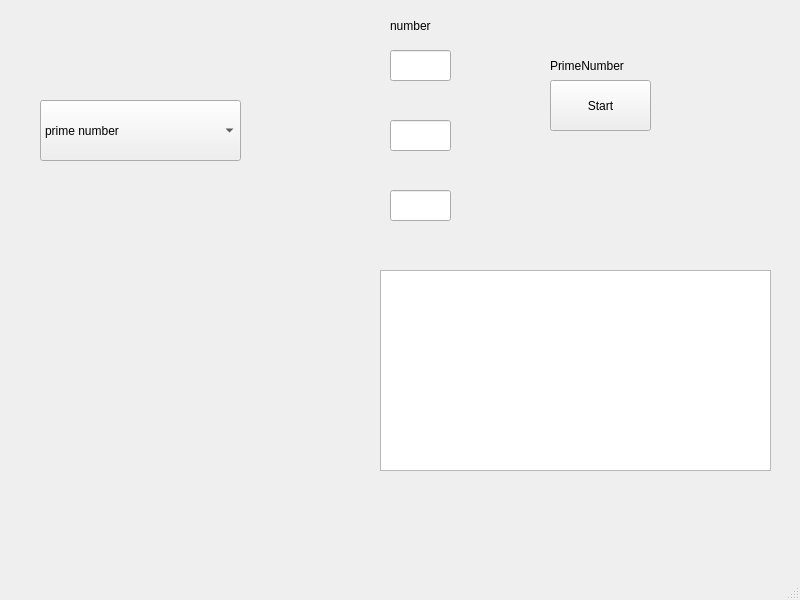
<?xml version="1.0" encoding="UTF-8"?>
<ui version="4.0">
 <class>MainWindow</class>
 <widget class="QMainWindow" name="MainWindow">
  <property name="geometry">
   <rect>
    <x>0</x>
    <y>0</y>
    <width>800</width>
    <height>600</height>
   </rect>
  </property>
  <property name="windowTitle">
   <string>MainWindow</string>
  </property>
  <widget class="QWidget" name="centralwidget">
   <widget class="QComboBox" name="comboBox">
    <property name="geometry">
     <rect>
      <x>40</x>
      <y>100</y>
      <width>201</width>
      <height>61</height>
     </rect>
    </property>
    <item>
     <property name="text">
      <string>prime number</string>
     </property>
    </item>
    <item>
     <property name="text">
      <string>taylor series for sinus</string>
     </property>
    </item>
    <item>
     <property name="text">
      <string>square equation</string>
     </property>
    </item>
   </widget>
   <widget class="QLineEdit" name="lineEdit">
    <property name="geometry">
     <rect>
      <x>390</x>
      <y>50</y>
      <width>61</width>
      <height>31</height>
     </rect>
    </property>
   </widget>
   <widget class="QLineEdit" name="lineEdit_4">
    <property name="enabled">
     <bool>true</bool>
    </property>
    <property name="geometry">
     <rect>
      <x>390</x>
      <y>120</y>
      <width>61</width>
      <height>31</height>
     </rect>
    </property>
   </widget>
   <widget class="QLineEdit" name="lineEdit_5">
    <property name="enabled">
     <bool>true</bool>
    </property>
    <property name="geometry">
     <rect>
      <x>390</x>
      <y>190</y>
      <width>61</width>
      <height>31</height>
     </rect>
    </property>
   </widget>
   <widget class="QTextBrowser" name="textBrowser">
    <property name="geometry">
     <rect>
      <x>380</x>
      <y>270</y>
      <width>391</width>
      <height>201</height>
     </rect>
    </property>
   </widget>
   <widget class="QLabel" name="label">
    <property name="geometry">
     <rect>
      <x>390</x>
      <y>10</y>
      <width>181</width>
      <height>31</height>
     </rect>
    </property>
    <property name="text">
     <string>number</string>
    </property>
   </widget>
   <widget class="QLabel" name="label_2">
    <property name="geometry">
     <rect>
      <x>390</x>
      <y>80</y>
      <width>181</width>
      <height>31</height>
     </rect>
    </property>
    <property name="text">
     <string/>
    </property>
   </widget>
   <widget class="QLabel" name="label_3">
    <property name="geometry">
     <rect>
      <x>390</x>
      <y>160</y>
      <width>181</width>
      <height>31</height>
     </rect>
    </property>
    <property name="text">
     <string/>
    </property>
   </widget>
   <widget class="QLabel" name="label_4">
    <property name="geometry">
     <rect>
      <x>550</x>
      <y>40</y>
      <width>171</width>
      <height>51</height>
     </rect>
    </property>
    <property name="text">
     <string>PrimeNumber</string>
    </property>
   </widget>
   <widget class="QPushButton" name="pushButton">
    <property name="geometry">
     <rect>
      <x>550</x>
      <y>80</y>
      <width>101</width>
      <height>51</height>
     </rect>
    </property>
    <property name="text">
     <string>Start</string>
    </property>
   </widget>
  </widget>
  <widget class="QMenuBar" name="menubar">
   <property name="geometry">
    <rect>
     <x>0</x>
     <y>0</y>
     <width>800</width>
     <height>22</height>
    </rect>
   </property>
  </widget>
  <widget class="QStatusBar" name="statusbar"/>
 </widget>
 <resources/>
 <connections/>
</ui>
